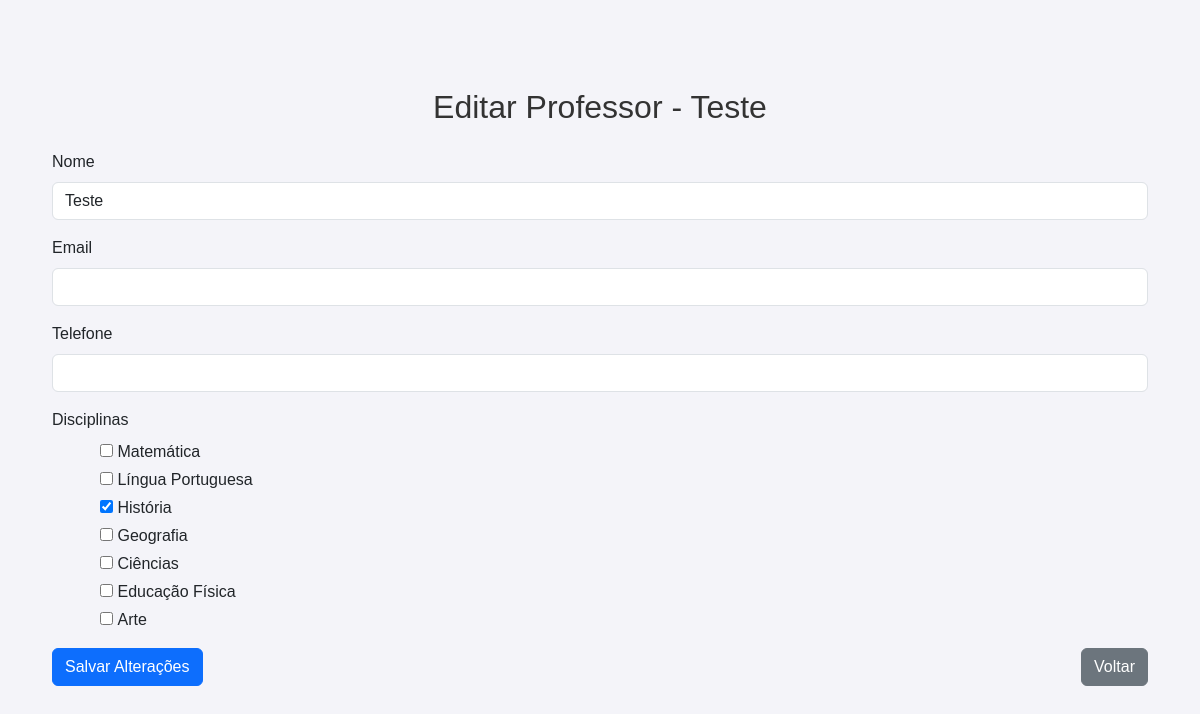
/secretaria/editar_professor/12/, run on the app's committed database.
### core/models.py (models this page shows, shortened)
class Professor(models.Model):
    user = models.OneToOneField(User, on_delete=models.CASCADE, related_name='professor_profile')  # Conexão com o User do Django
    nome = models.CharField(max_length=255)  # Nome completo do professor
    email = models.EmailField(max_length=100, blank=True, null=True)
    telefone = models.CharField(max_length=15, blank=True, null=True)
    disciplinas = models.ManyToManyField(Disciplina, related_name='professores')

class Disciplina(models.Model):
    nome = models.CharField(max_length=100)  # Nome da disciplina
    def __str__(self):
        return self.nome

### core/views.py (the view)
# urls.py: path('secretaria/editar_professor/<int:professor_id>/', views.editar_professor, name='editar_professor'),
def editar_professor(request, professor_id):
    professor = Professor.objects.get(id=professor_id)
    if request.method == 'POST':
        form = ProfessorForm(request.POST, instance=professor)
        if form.is_valid():
            professor = form.save()
            disciplinas = form.cleaned_data.get('disciplinas')
            if disciplinas:
                professor.disciplinas.set(disciplinas)
            return redirect('gerenciar_professores')
    else:
        form = ProfessorForm(instance=professor)
    return render(request, 'core/editar_professor.html', {'form': form, 'professor': professor})

### core/forms.py
class ProfessorForm(forms.ModelForm):
    disciplinas = forms.ModelMultipleChoiceField(
        queryset=Disciplina.objects.all(),
        widget=forms.CheckboxSelectMultiple,
        required=False  # O campo é opcional
    )
    class Meta:
        model = Professor
        fields = ['nome', 'email', 'telefone', 'disciplinas']  # Inclui os novos campos e disciplinas

### core/templates/core/editar_professor.html (shortened to what this page needs)
{% load static %}
{% load widget_tweaks %}
<!DOCTYPE html>
<html lang="pt-BR">
<head>
    <link href="https://cdn.jsdelivr.net/npm/bootstrap@5.3.0/dist/css/bootstrap.min.css" rel="stylesheet">
    <link rel="stylesheet" href="{% static 'css/estilos.css' %}">
</head>
<body>
    <div class="container mt-5">
        <h1 class="text-center mb-4">Editar Professor - {{ professor.nome }}</h1>
        <form method="post" class="needs-validation" novalidate>
            <div class="mb-3">
                <label for="id_nome" class="form-label">Nome</label>
                {{ form.nome|add_class:"form-control" }}
            </div>
            <div class="mb-3">
                <label for="id_email" class="form-label">Email</label>
                {{ form.email|add_class:"form-control" }}
            </div>
            <div class="mb-3">
                <label for="id_telefone" class="form-label">Telefone</label>
                {{ form.telefone|add_class:"form-control" }}
            </div>
            <div class="mb-3">
                <label class="form-label">Disciplinas</label>
                <div class="form-check">
                    {% for disciplina in form.disciplinas %}
                        <div class="form-check mb-1">
                            {{ disciplina.tag }}
                            <label class="form-check-label">{{ disciplina.choice_label }}</label>
                        </div>
                    {% endfor %}
                </div>
            </div>
            <div class="d-flex justify-content-between mt-3">
                <button type="submit" class="btn btn-primary">Salvar Alterações</button>
                <a href="{% url 'gerenciar_professores' %}" class="btn btn-secondary">Voltar</a>
            </div>
        </form>
    </div>
</body>
</html>

### static/css/estilos.css (style rules this page uses)
body { font-family: 'Arial', sans-serif; background-color: #f4f4f9; margin: 20px; padding: 20px; }
h1 { color: #333; text-align: center; margin-top: 20px; font-size: 2em; }

### data on the page
Professor: nome "Teste"
Disciplina: choice_label "Matemática"
Disciplina: choice_label "Língua Portuguesa"
Disciplina: choice_label "História"
Disciplina: choice_label "Geografia"
Disciplina: choice_label "Ciências"
Disciplina: choice_label "Educação Física"
Disciplina: choice_label "Arte"
